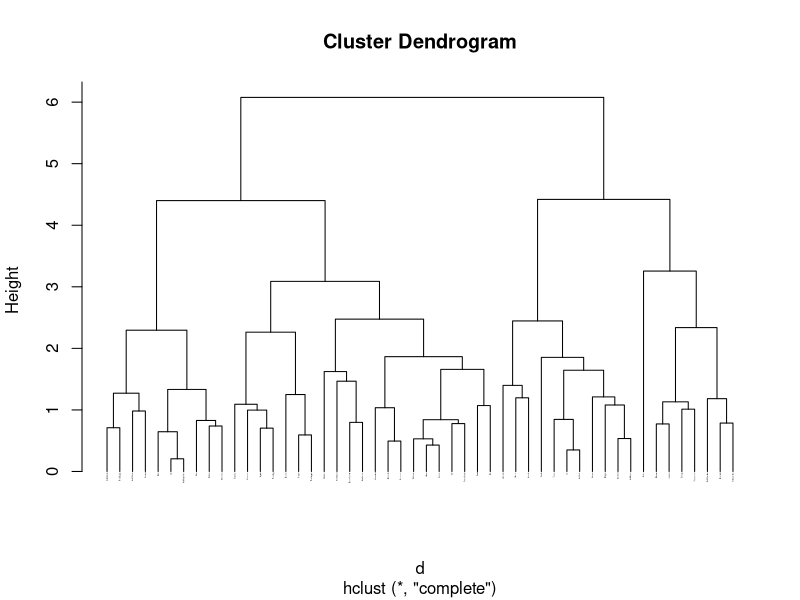

Recreate this plot in R.
install.packages("hclust")
install.packages("dplyr")

library(dplyr)

df <- USArrests
df

df <- na.omit(df)
d <- scale(df)

head(d)
d <- dist(d, method = "euclidean")
hc <- hclust(d, method = "complete")
plot(hc, cex=0.1, hang = -1)